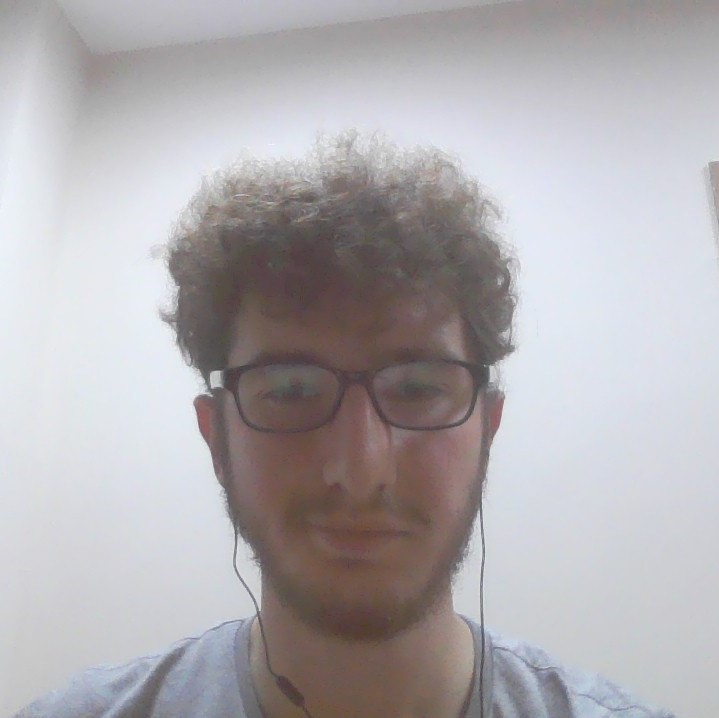
#> input picture Python Kodları/me.jpg, 719 x 718 px; the run also reads 1 picture not shown here
$ python 'Pythonda Görüntü Tipleri.py'
#> lines starting #> are read from the running program, lines starting #| are printed output that depends on the picture
# Importing libraries
import cv2 as cv
import matplotlib.pyplot as plt

# Reading images
img = cv.imread("me.jpg")
#> img is the input picture: shape (718, 719, 3); mean B, G, R 176.9, 173.8, 177.2
img = cv.cvtColor(img, cv.COLOR_BGR2RGB)
imgGray = cv.imread("meGray.jpg")
imgBinary = cv.imread("meBinary.jpg")
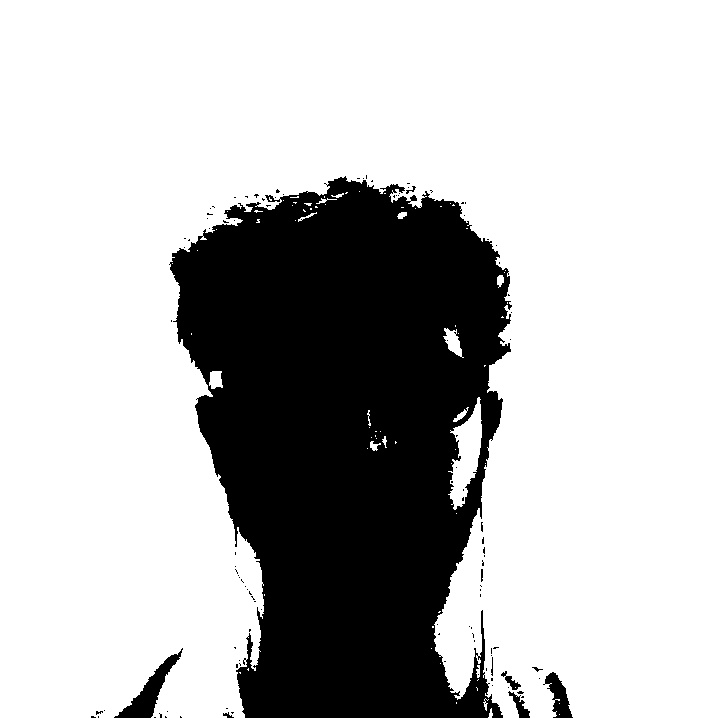
#> input picture Python Kodları/meBinary.jpg, 719 x 718 px
#> imgBinary is the input picture: shape (718, 719, 3); min 0, max 255, mean 188.2

# Showing images
plt.subplot(1, 3, 1)
plt.imshow(img)
plt.subplot(1, 3, 2)
plt.imshow(imgGray, cmap="gray")
plt.subplot(1, 3, 3)
plt.imshow(imgBinary, cmap="binary")

plt.show()
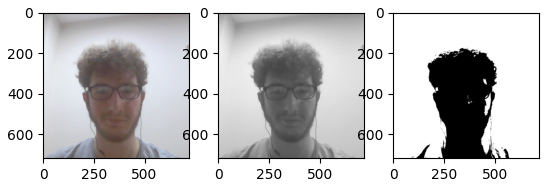
#> figure drawn by matplotlib, 3 panels

cv.waitKey(0)
